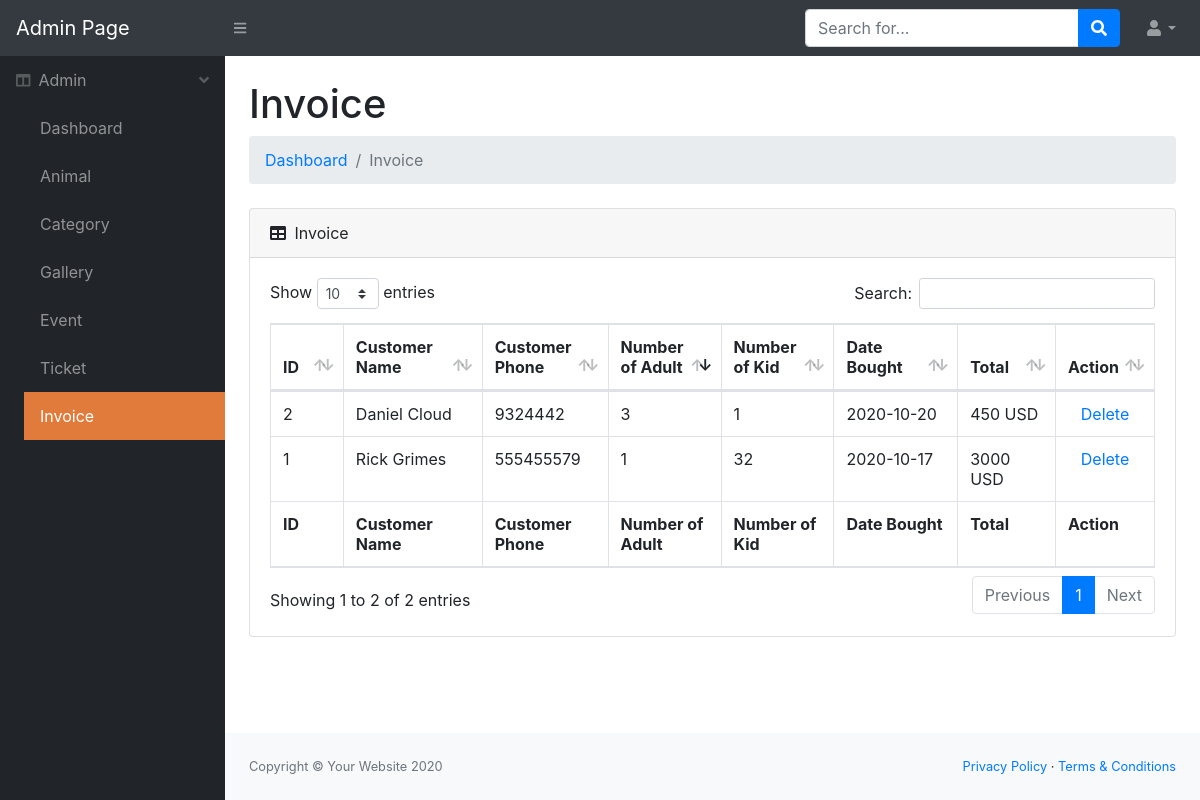
Page /admin/index.php?page=admin_invoice (signed in) on the committed database.
### tables this page shows
CREATE TABLE `db_invoice` (
  `id` int(11) NOT NULL,
  `guest_name` varchar(250) NOT NULL,
  `guest_number` int(11) NOT NULL,
  `num_adult` int(11) NOT NULL,
  `num_kid` int(11) NOT NULL,
  `date_bought` date NOT NULL,
  `total` double NOT NULL
);

### admin/admin_invoice.php (the view, shortened to what this page needs)
<?php
require_once 'connect.php';
$result = mysqli_query($con,'select * from db_invoice order by id desc');
 ?>
<h1 class="mt-4">Invoice</h1>
<ol class="breadcrumb mb-4">
<li class="breadcrumb-item"><a href="index.php">Dashboard</a></li>
<li class="breadcrumb-item active">Invoice</li>
</ol>
  <div class="card mb-4">
<div class="card-header">
<i class="fas fa-table mr-1"></i> Invoice </div>
<div class="card-body">
            <div class="table-responsive">
            <div id="dataTable_wrapper" class="dataTables_wrapper dt-bootstrap4">
<div class="row">
    <div class="col-sm-12">
<table class="table table-bordered dataTable" id="dataTable1" role="grid" aria-describedby="dataTable_info" style="width: 100%;" width="100%" cellspacing="0">
<thead>
    <tr role="row">
        <th class="sorting_asc" tabindex="0" aria-controls="dataTable" rowspan="1" colspan="1" style="width: 70.467px;" aria-sort="ascending" aria-label="Name: activate to sort column descending">ID</th>
        <th class="sorting" tabindex="0" aria-controls="dataTable" rowspan="1" colspan="1" style="width: 150.733px;" aria-label="Position: activate to sort column ascending">Customer Name</th>
        <th class="sorting" tabindex="0" aria-controls="dataTable" rowspan="1" colspan="1" style="width: 100px;" aria-label="Office: activate to sort column ascending">Customer Phone</th>
        <th class="sorting" tabindex="0" aria-controls="dataTable" rowspan="1" colspan="1" style="width: 90.2833px;" aria-label="Age: activate to sort column ascending">Number of Adult</th>
        <th class="sorting" tabindex="0" aria-controls="dataTable" rowspan="1" colspan="1" style="width: 90.2833px;" aria-label="Photo: activate to sort column ascending">Number of Kid</th>
        <th class="sorting" tabindex="0" aria-controls="dataTable" rowspan="1" colspan="1" style="width: 150.55px;" aria-label="Start date: activate to sort column ascending">Date Bought</th>
        <th class="sorting" tabindex="0" aria-controls="dataTable" rowspan="1" colspan="1" style="width: 100.067px;" aria-label="Salary: activate to sort column ascending">Total</th>
        <th class="sorting" tabindex="0" aria-controls="dataTable" rowspan="1" colspan="1" style="width: 70.067px;" aria-label="Salary: activate to sort column ascending">Action</th>
    </tr>
</thead>
<tfoot>
    <tr>
        <th rowspan="1" colspan="1">ID</th>
        <th rowspan="1" colspan="1">Customer Name</th>
        <th rowspan="1" colspan="1">Customer Phone</th>
        <th rowspan="1" colspan="1">Number of Adult</th>
        <th rowspan="1" colspan="1">Number of Kid</th>
        <th rowspan="1" colspan="1">Date Bought</th>
        <th rowspan="1" colspan="1">Total</th>
        <th rowspan="1" colspan="1">Action</th>
    </tr>
</tfoot>
    <tbody>
<?php
$odd = 'odd';
$even = 'even';
while ($invoice = mysqli_fetch_array($result)) {
    $i = 0;
    $even_odd = ($i/2==0) ? $odd : $even;
    ?>
            <tr role="row" class="<?= $even_odd ?>">
                <td><?= $invoice['id'] ?></td>
                <td><?= $invoice['guest_name'] ?></td>
                <td><?= $invoice['guest_number'] ?></td>
                <td><?= $invoice['num_adult'] ?></td>
                <td><?= $invoice['num_kid'] ?></td>
                <td><?= $invoice['date_bought'] ?></td>
                <td><?= $invoice['total'] ?> USD</td>
                <td align="center">
                <a onclick="return confirm('Are you really want to delete it??')" href="index.php?page=admin_invoice&id=<?= $invoice['id']?>&action=deleteInvoice">Delete</a>
                </td>
            </tr>
    <?php } ?>
</tbody>
</table>
</div>
</div>
</div>
</div>
</div>
</div>

### admin/css/style1.css (style rules this page uses)
svg:not(:root).svg-inline--fa { overflow: visible }
.svg-inline--fa { display: inline-block; font-size: inherit; height: 1em; overflow: visible; vertical-align: -.125em }
.svg-inline--fa.fa-w-16 { width: 1em }

### admin/css/styleTable.css (style rules this page uses)
table.dataTable { clear: both; margin-top: 6px !important; margin-bottom: 6px !important; max-width: none !important; border-collapse: separate !important; border-spacing: 0 }
table.dataTable td, table.dataTable th { -webkit-box-sizing: content-box; box-sizing: content-box }
table.dataTable thead>tr>th.sorting_asc, table.dataTable thead>tr>th.sorting_desc, table.dataTable thead>tr>th.sorting, table.dataTable thead>tr>td.sorting_asc, table.dataTable thead>tr>td.sorting_desc, table.dataTable thead>tr>td.sorting { padding-right: 30px }
table.dataTable thead .sorting, table.dataTable thead .sorting_asc, table.dataTable thead .sorting_desc, table.dataTable thead .sorting_asc_disabled, table.dataTable thead .sorting_desc_disabled { cursor: pointer; position: relative }
table.dataTable thead .sorting:before, table.dataTable thead .sorting:after, table.dataTable thead .sorting_asc:before, table.dataTable thead .sorting_asc:after, table.dataTable thead .sorting_desc:before, table.dataTable thead .sorting_desc:after, table.dataTable thead .sorting_asc_disabled:before, table.dataTable thead .sorting_asc_disabled:after, table.dataTable thead .sorting_desc_disabled:before, table.dataTable thead .sorting_desc_disabled:after { position: absolute; bottom: 0.9em; display: block; opacity: 0.3 }
table.dataTable thead .sorting:before, table.dataTable thead .sorting_asc:before, table.dataTable thead .sorting_desc:before, table.dataTable thead .sorting_asc_disabled:before, table.dataTable thead .sorting_desc_disabled:before { right: 1em; content: "\2191" }
table.dataTable thead .sorting:after, table.dataTable thead .sorting_asc:after, table.dataTable thead .sorting_desc:after, table.dataTable thead .sorting_asc_disabled:after, table.dataTable thead .sorting_desc_disabled:after { right: 0.5em; content: "\2193" }
table.dataTable thead .sorting_asc:before, table.dataTable thead .sorting_desc:after { opacity: 1 }
table.table-bordered.dataTable th, table.table-bordered.dataTable td { border-left-width: 0 }
table.table-bordered.dataTable th:last-child, table.table-bordered.dataTable th:last-child, table.table-bordered.dataTable td:last-child, table.table-bordered.dataTable td:last-child { border-right-width: 0 }
table.table-bordered.dataTable tbody th, table.table-bordered.dataTable tbody td { border-bottom-width: 0 }
div.table-responsive>div.dataTables_wrapper>div.row { margin: 0 }
div.table-responsive>div.dataTables_wrapper>div.row>div[class^="col-"]:first-child { padding-left: 0 }
div.table-responsive>div.dataTables_wrapper>div.row>div[class^="col-"]:last-child { padding-right: 0 }

### rows in the picture
db_invoice: id "2", guest_name "Daniel Cloud", guest_number "9324442", num_adult "3", num_kid "1", date_bought "2020-10-20", total "450"
db_invoice: id "1", guest_name "Rick Grimes", guest_number "555455579", num_adult "1", num_kid "32", date_bought "2020-10-17", total "3000"
